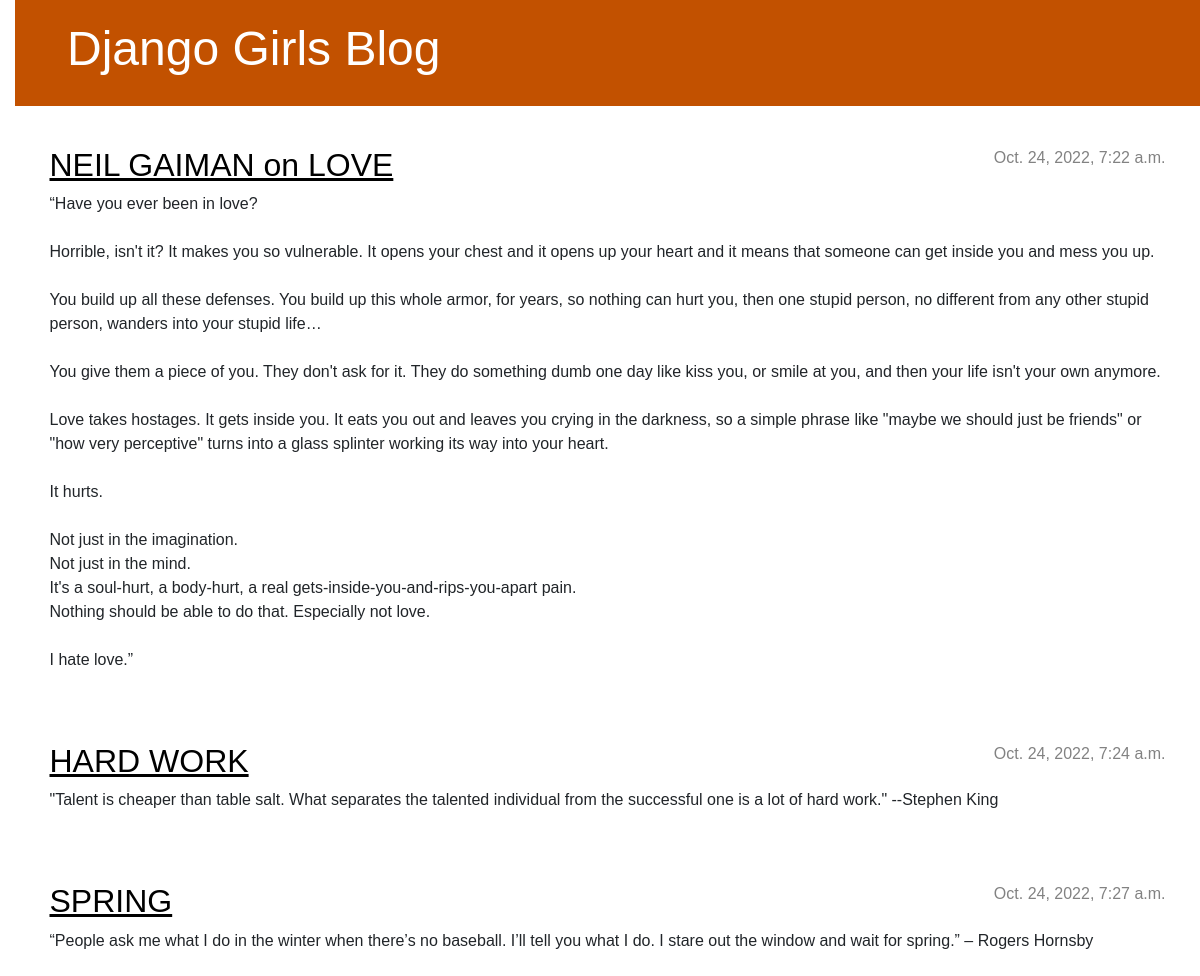
The app's page /, older data.
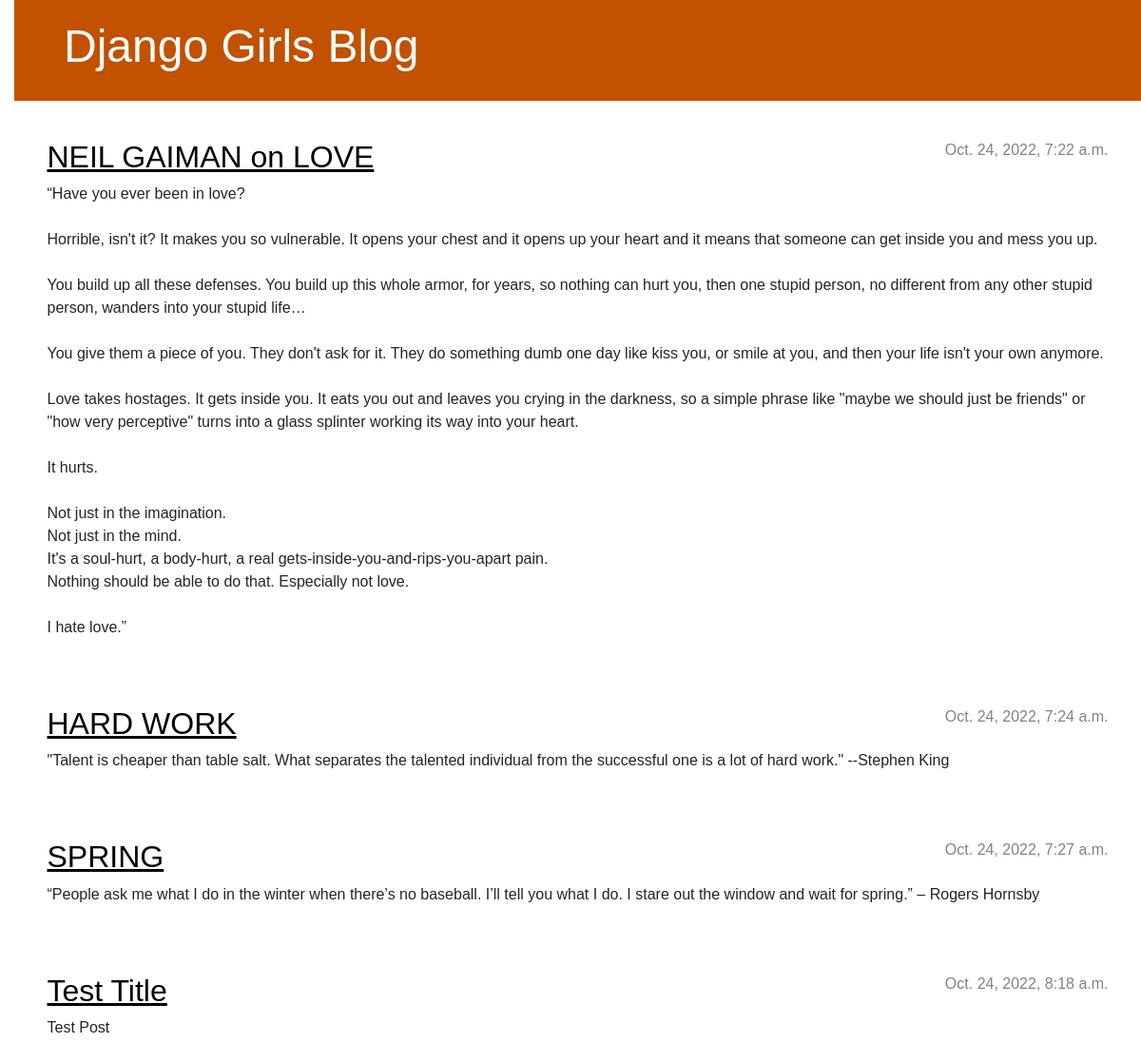
The same page, newer data.
### blog/models.py (models this page shows, shortened)
class Post(models.Model):
    author = models.ForeignKey(settings.AUTH_USER_MODEL, on_delete=models.CASCADE)
    title = models.CharField(max_length=200)
    text = models.TextField()
    created_date = models.DateTimeField(default=timezone.now)
    published_date = models.DateTimeField(blank=True, null=True)

### blog/views.py (the view)
# urls.py: path('', views.post_list, name='post_list'),
def post_list(request):
    posts = Post.objects.filter(published_date__lte=timezone.now()).order_by('published_date')
    return render(request, 'blog/post_list.html', {'posts': posts})

### blog/templates/blog/post_list.html
{% extends 'blog/base.html' %}
{% block content %}
    {% for post in posts %}
        <article class="post">
            <time class="date">
                {{ post.published_date}}
            </time>
            <h2><a href="{% url 'post_detail' pk=post.pk %}">{{ post.title }}</a></h2>            <p>{{ post.text|linebreaksbr }}</p>
        </article>
    {% endfor %}
{% endblock %}

Row changes from the older to the newer data that the page shows:
added Post: published_date "Oct. 24, 2022, 8:18 a.m.", title "Test Title", text "Test Post"
